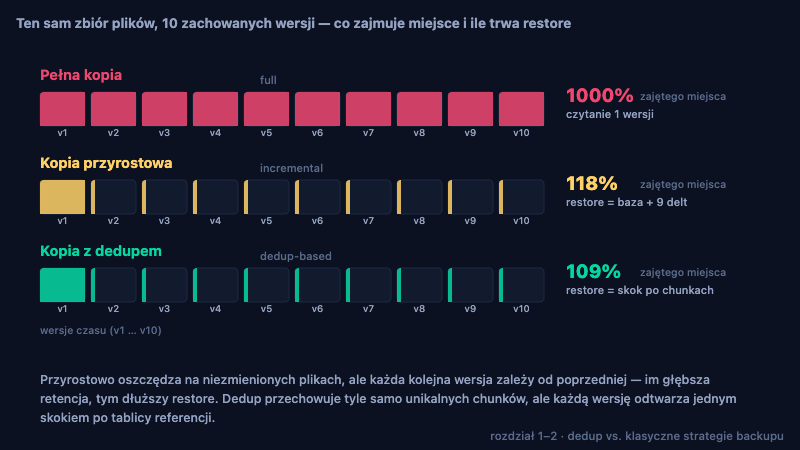
#> input picture posters/backup-evolution.png, 800 x 450 px; its folder holds only this picture in this run
$ python sheet.py ../posters/backup-evolution.png
#> lines starting #> are read from the running program, lines starting #| are printed output that depends on the picture
#!/usr/bin/env python3
"""Kontaktówka: składa postery w jeden plik do szybkiego przeglądu.

Użycie:  python3 tools/sheet.py [max_scenes] [out.png]
"""
import sys, os
from PIL import Image

ROOT = os.path.dirname(os.path.dirname(os.path.abspath(__file__)))
POSTERS = os.path.join(ROOT, 'posters')

names = sys.argv[1:]
out = os.path.join(ROOT, 'posters', '_sheet.png')
if names and names[0].endswith('.png'):
    out = names[0]
    names = names[1:]

limit = int(names[0]) if names else 12
files = sorted(f for f in os.listdir(POSTERS) if f.endswith('.png') and not f.startswith('_'))
if limit:
    files = files[:limit]

cols = 2
tw, th = 620, 349
rows = (len(files) + cols - 1) // cols
sheet = Image.new('RGB', (cols * tw + (cols + 1) * 8, rows * th + (rows + 1) * 8), (18, 20, 28))
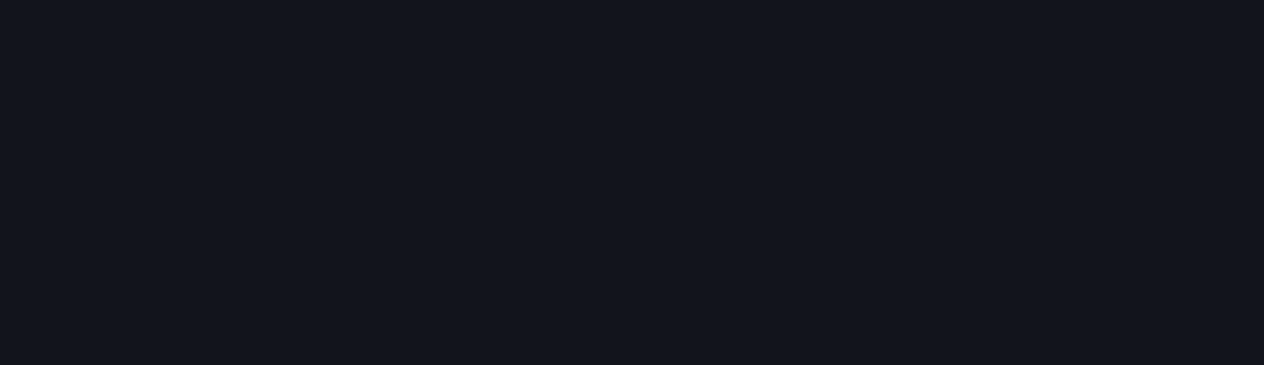
#> sheet: PIL image 1264x365 RGB; mean R, G, B 18, 20, 28
for i, f in enumerate(files):
    im = Image.open(os.path.join(POSTERS, f)).convert('RGB').resize((tw, th), Image.LANCZOS)
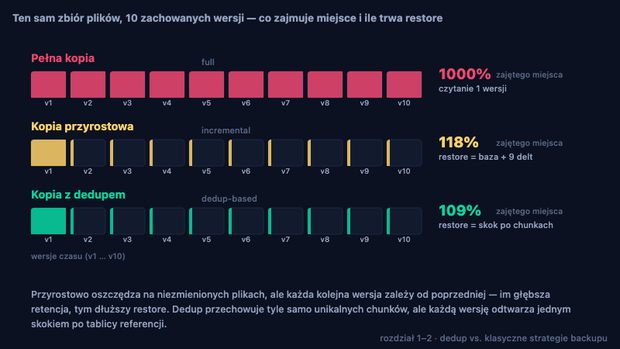
#> im: PIL image 620x349 RGB; mean R, G, B 27, 28.2, 43.4
    x = 8 + (i % cols) * (tw + 8)
    y = 8 + (i // cols) * (th + 8)
    sheet.paste(im, (x, y))
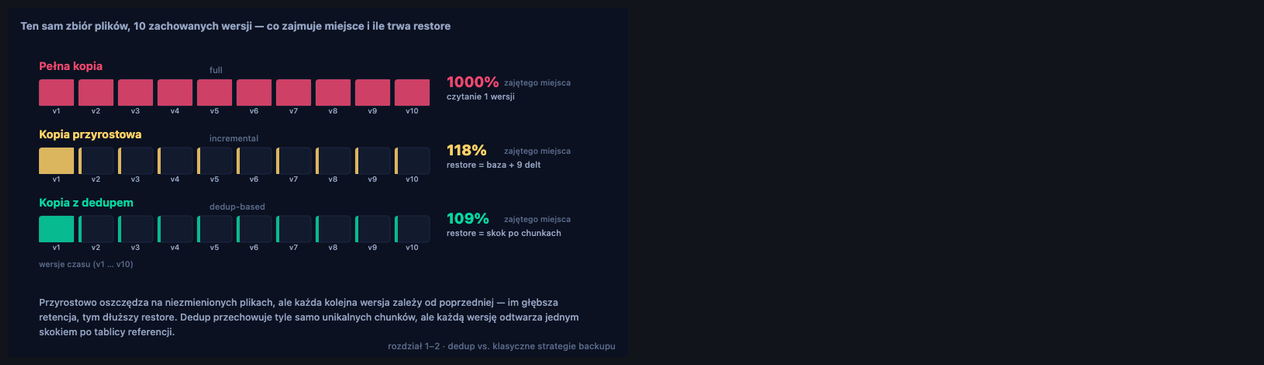
#> sheet: PIL image 1264x365 RGB; mean R, G, B 22.2, 23.8, 35.2
sheet.save(out)
print(out, sheet.size, len(files), 'scen:', ', '.join(files))
#| ../posters/backup-evolution.png (1264, 365) 1 scen: backup-evolution.png

$ run again, on posters/dare.png
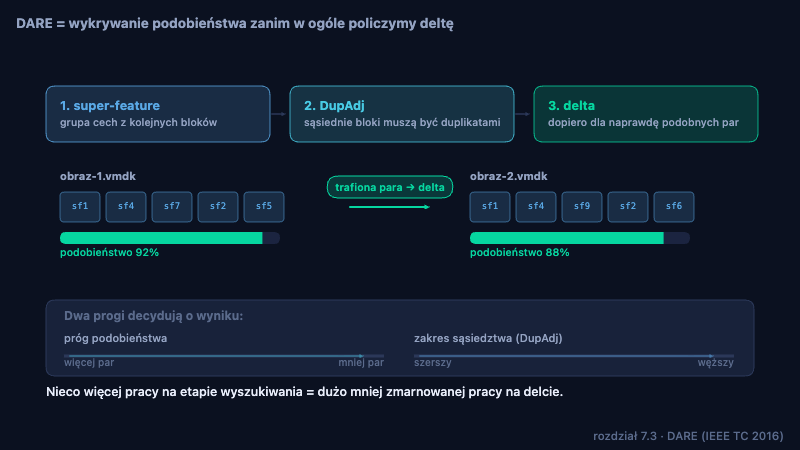
#> input picture posters/dare.png, 800 x 450 px
#> `im = Image.open(os.path.join(POSTERS, f)).convert('RGB').resize((tw, t..`:
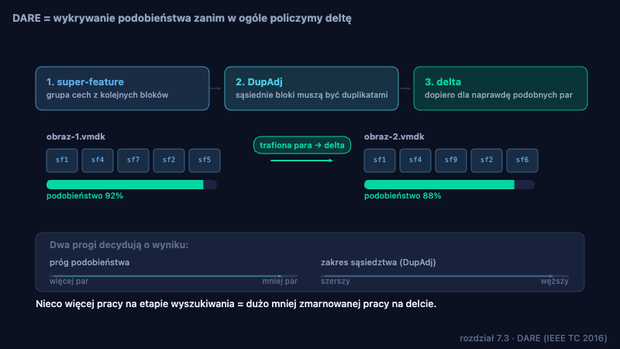
#> im: PIL image 620x349 RGB; mean R, G, B 18.3, 32.5, 48.3
#> `sheet.paste(im, (x, y))`:
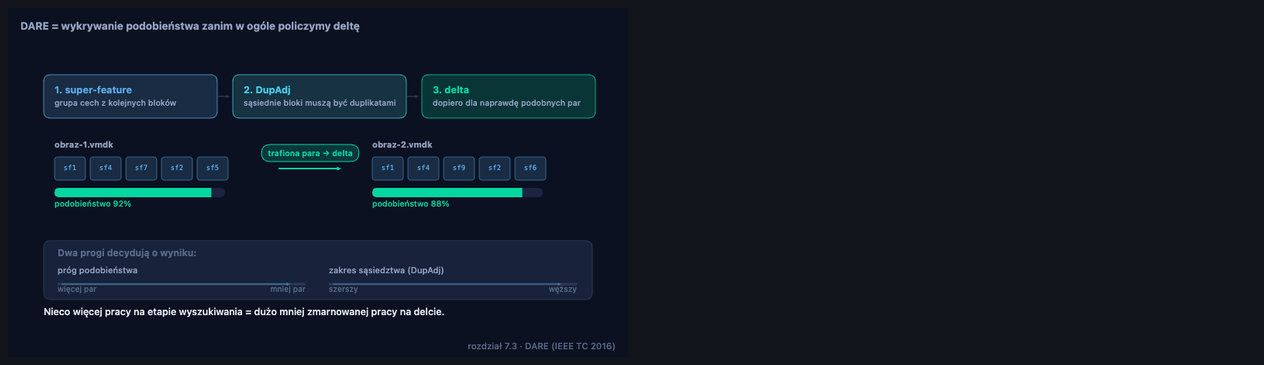
#> sheet: PIL image 1264x365 RGB; mean R, G, B 18.1, 25.9, 37.5
#| ../posters/dare.png (1264, 365) 1 scen: dare.png

$ run again, on posters/ddelta.png
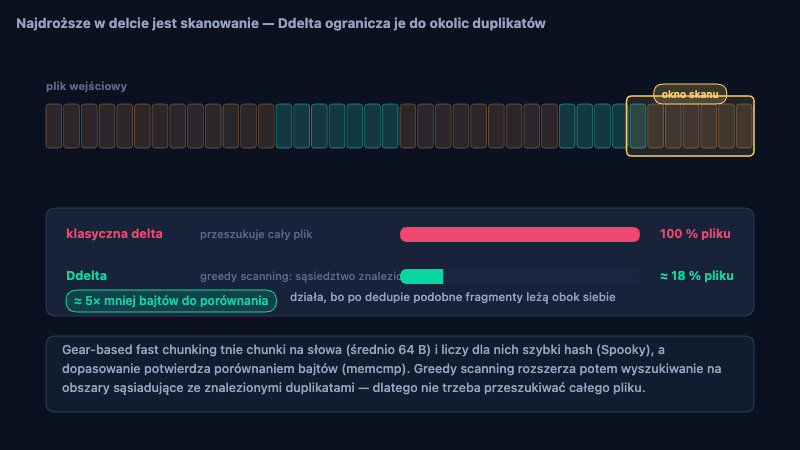
#> input picture posters/ddelta.png, 800 x 450 px
#> `sheet.paste(im, (x, y))`:
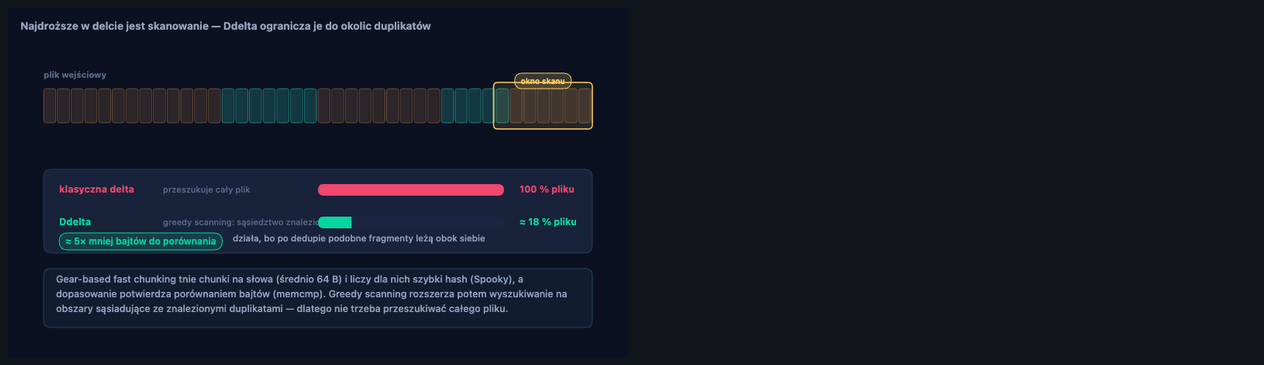
#> sheet: PIL image 1264x365 RGB; mean R, G, B 21.2, 25.7, 37.4
#| ../posters/ddelta.png (1264, 365) 1 scen: ddelta.png

$ run again, on posters/dedup-leak.png
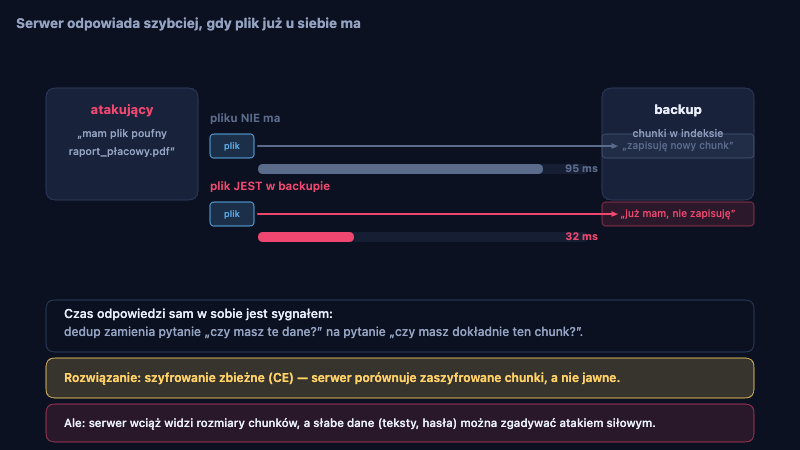
#> input picture posters/dedup-leak.png, 800 x 450 px
#> `im = Image.open(os.path.join(POSTERS, f)).convert('RGB').resize((tw, t..`:
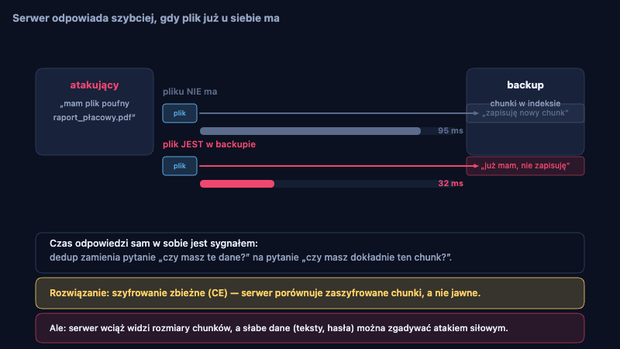
#> im: PIL image 620x349 RGB; mean R, G, B 27.4, 29.4, 43.7
#> `sheet.paste(im, (x, y))`:
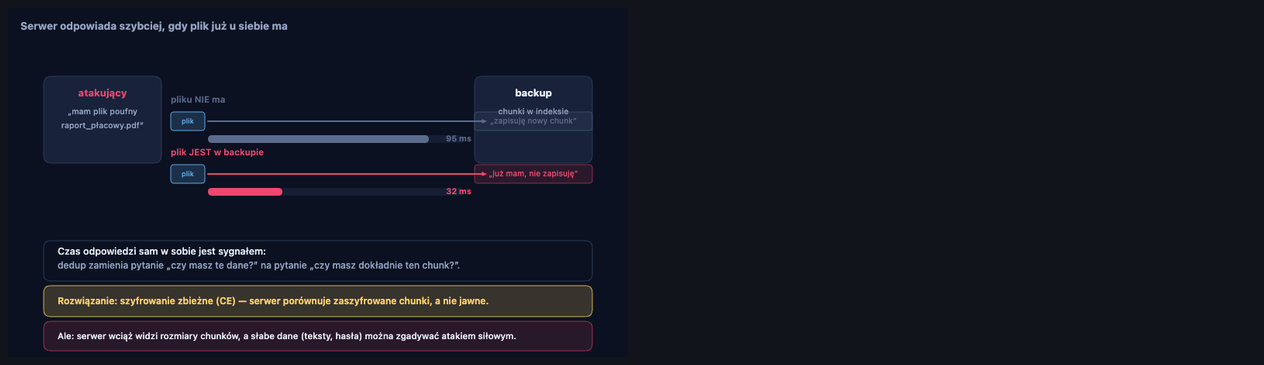
#> sheet: PIL image 1264x365 RGB; mean R, G, B 22.4, 24.4, 35.4
#| ../posters/dedup-leak.png (1264, 365) 1 scen: dedup-leak.png

$ run again, on posters/bloom-gate.png
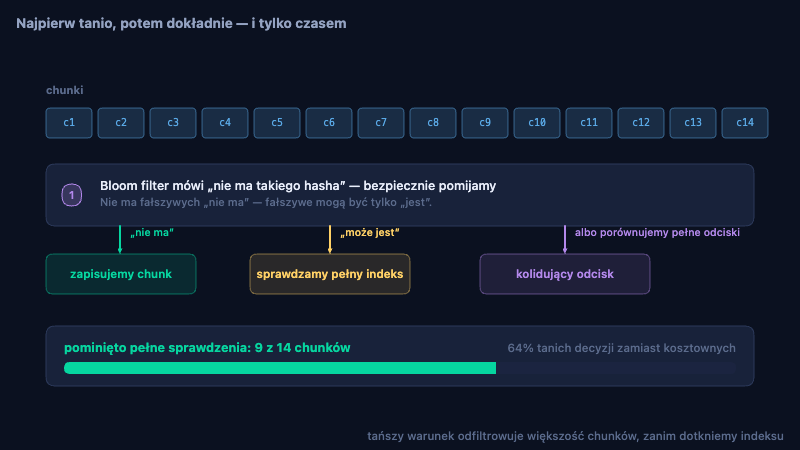
#> input picture posters/bloom-gate.png, 800 x 450 px
#> `sheet.paste(im, (x, y))`:
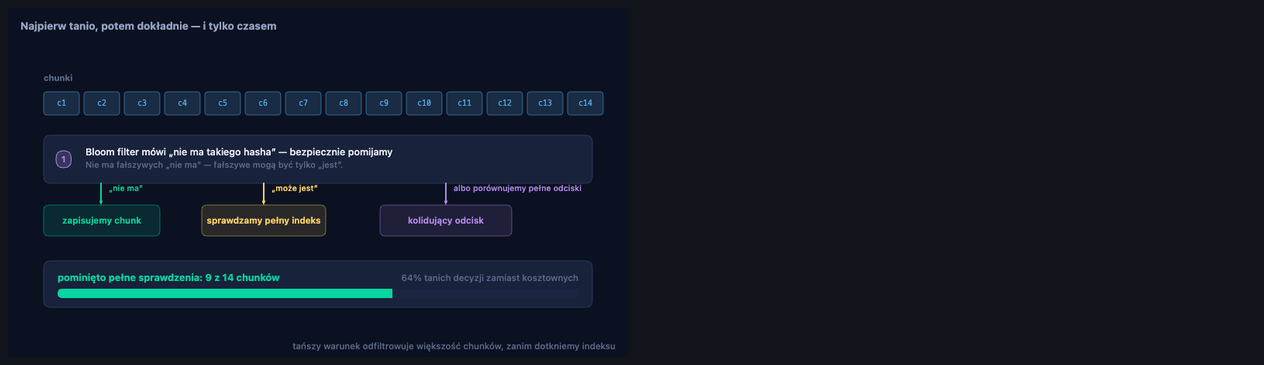
#> sheet: PIL image 1264x365 RGB; mean R, G, B 18.5, 25.1, 37.1
#| ../posters/bloom-gate.png (1264, 365) 1 scen: bloom-gate.png
